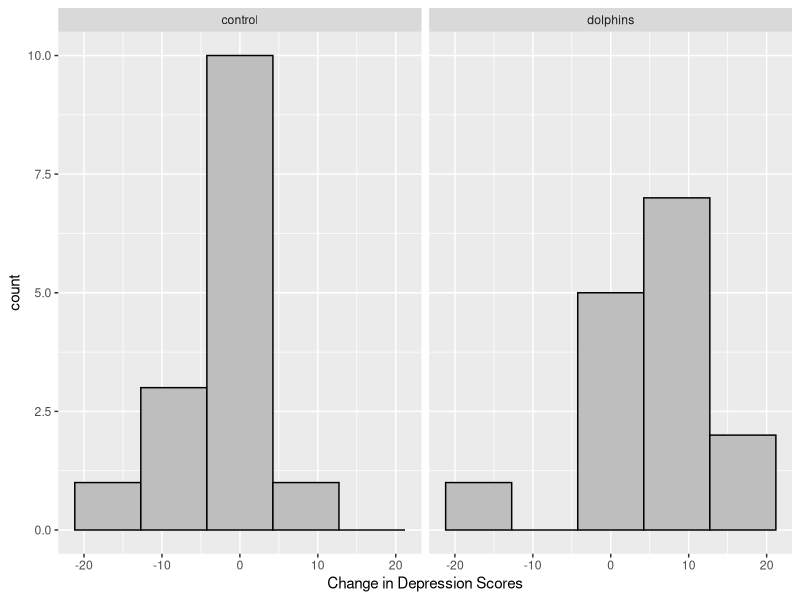
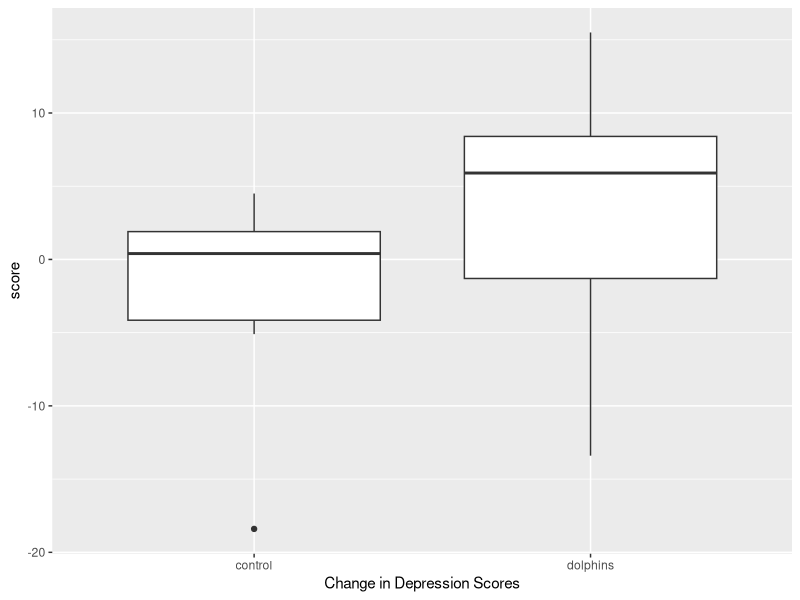
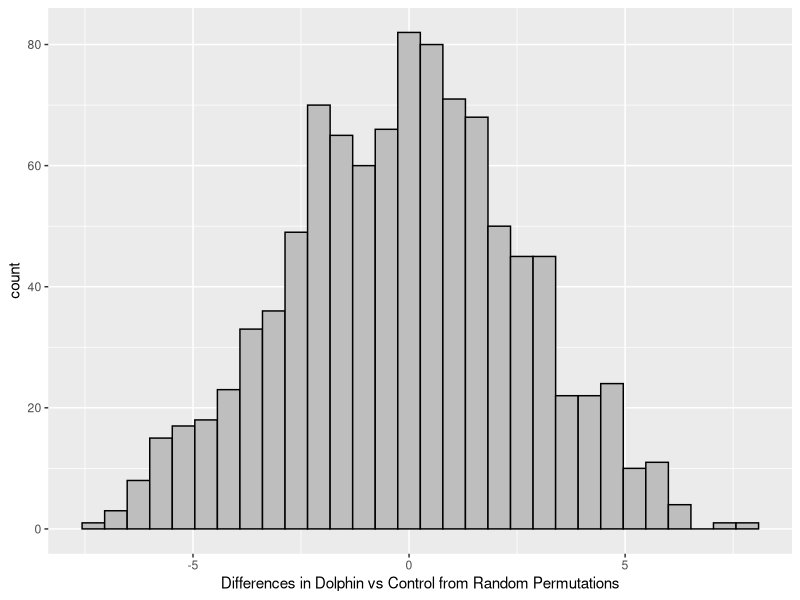

Write R code to recreate these figures, in order.
## ---- chunk 1
library(tidyverse)
## ---- chunk 2
dolphins <- read_csv("dolphins.csv", col_types = "cdc")
glimpse(dolphins)

# plot results (histograms)
dolphins |>
  ggplot(aes(x = score)) +
  geom_histogram(bins=5, color="black", fill="gray") +
  labs(x = "Change in Depression Scores") +
  facet_wrap(~group)

# plot results (boxplot)
dolphins |>
  ggplot(aes(x = group, y=score)) +
  geom_boxplot() +
  labs(x = "Change in Depression Scores")
## ---- chunk 3

mean_obs <- 
  dolphins |>
  group_by(group) |>
  summarise(means = mean(score))

mean_obs

delta_mean_obs <- 
  dolphins |>
  group_by(group) |>
  summarise(means = mean(score)) |>
  summarise(value = diff(means)) |>
  as.numeric()

delta_mean_obs
## ---- chunk 4
# simulation info
num_trials <- 1000  # number of simulated values

# random seed
set.seed(130)

# simulate!
delta_mean_simulations <- rep(NA, num_trials)
for(i in 1:num_trials){
  # perform a random permutation
  simdata <- 
    dolphins |> 
    mutate(group = sample(group, replace=FALSE))
  # compute the simulated test statistic
  delta_mean_sim <- 
    simdata |> 
    group_by(group) |>
    summarise(means = mean(score)) |>
    summarise(value = diff(means)) |>
    as.numeric()
  # store the simulated value
  delta_mean_simulations[i] <- delta_mean_sim
}

# save output to a new tibble
simulation_results <- tibble(mean_diff = delta_mean_simulations)

# plot results
simulation_results |>
  ggplot(aes(x = mean_diff)) +
  geom_histogram(bins=30, color="black", fill="gray") +
  labs(x = "Differences in Dolphin vs Control from Random Permutations")
## ---- chunk 5
# calculate 2-sided p-value
delta_mean_null <- 0  # null hypothesis value

pvalue_2side <- 
  sum(abs(delta_mean_simulations - delta_mean_null) >= 
      abs(delta_mean_obs - delta_mean_null)) / num_trials

print(pvalue_2side)
## ---- chunk 6
# run hypothesis test

alpha <- 0.05  # alpha level
reject_null <- pvalue_2side < alpha  # reject the null?

print(reject_null)
